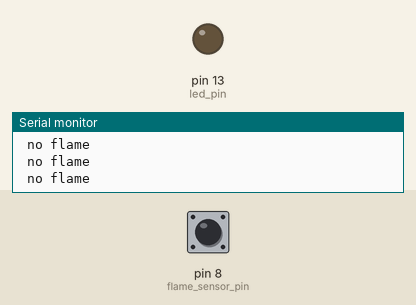
Bench run of a sketch on a simulated Arduino Uno, built with avr-gcc and run on an emulated ATmega328P. On the bench: output pins drawn as LEDs (lit = HIGH), the last lines printed to the serial monitor. Dashed ring = blinking. The inputs (shaded band) are chosen by the test bench; at power-on: pin 8 (flame_sensor_pin) HIGH.

Above: at 1.2 s.
1.3 s: pin 8 (flame_sensor_pin) driven LOW
At 1.9 s:
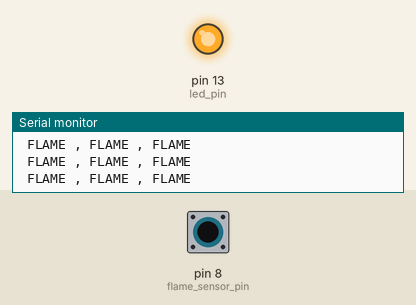
2.8 s: pin 8 (flame_sensor_pin) driven HIGH
At 4.0 s:
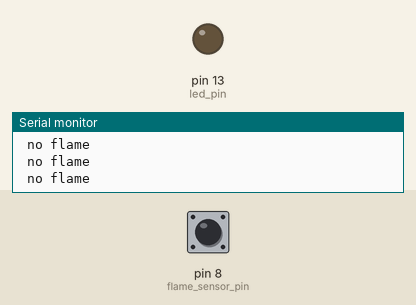
4.3 s: pin 8 (flame_sensor_pin) pulsed LOW 2 times (0.12 s each, 0.3 s apart)
At 4.39 s:
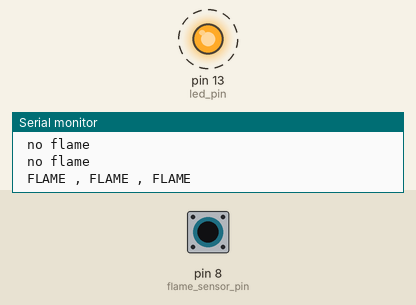
7.9 s: pin 8 (flame_sensor_pin) pulsed LOW 2 times (0.12 s each, 0.3 s apart)
At 9.2 s:
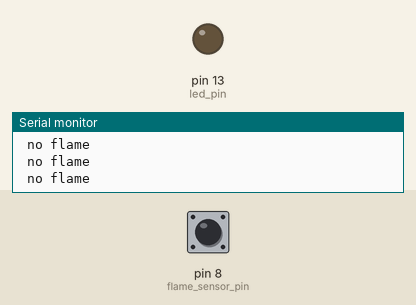
Timing chart, 0 to 10.9 s (numbered marks = the images above; inputs shaded):
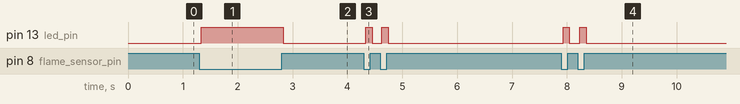

The sketch:

Fire.ino
```cpp
int led_pin = 13 ;// initializing the pin 9 as the led pin

int flame_sensor_pin = 8 ;// initializing pin 12 as the sensor output pin
int flame_pin = HIGH ; // state of sensor

void setup ( ) {

pinMode ( led_pin , OUTPUT ); // declaring led pin as output pin
pinMode ( flame_sensor_pin , INPUT ); // declaring sensor pin as input pin for Arduino
Serial.begin ( 9600 );// setting baud rate at 9600
}

void loop ( ) {
flame_pin = digitalRead ( flame_sensor_pin ) ; // reading from the sensor
if (flame_pin == LOW ) // applying condition
{
Serial.println ( " FLAME , FLAME , FLAME " ) ;
digitalWrite ( led_pin , HIGH ) ;// if state is high, then turn high the led
}

else
{
Serial.println ( " no flame " ) ;
digitalWrite ( led_pin , LOW ) ; // otherwise turn it low
}
}
```

Measured:
- after the input at 1.3 s, pin 13 (led_pin): LOW → HIGH at once
- after the input at 2.8 s, pin 13 (led_pin): HIGH → LOW at once
- after the input at 4.3 s, pin 13 (led_pin): alternates HIGH for 0.12 s and LOW for 0.18 s, 4 changes in all, then stays LOW, starting at once
- after the input at 7.9 s, pin 13 (led_pin): alternates HIGH for 0.12 s and LOW for 0.19 s, 4 changes in all, then stays LOW, starting at once
